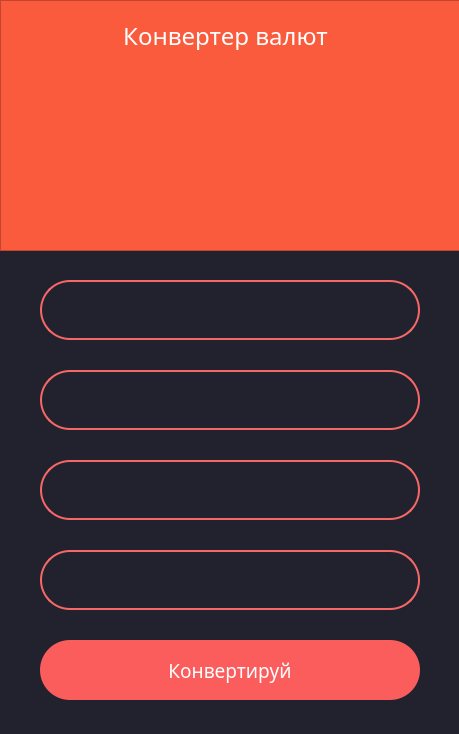
<?xml version="1.0" encoding="UTF-8"?>
<ui version="4.0">
 <class>MainWindow</class>
 <widget class="QMainWindow" name="MainWindow">
  <property name="geometry">
   <rect>
    <x>0</x>
    <y>0</y>
    <width>459</width>
    <height>734</height>
   </rect>
  </property>
  <property name="font">
   <font>
    <family>Impact</family>
    <pointsize>14</pointsize>
   </font>
  </property>
  <property name="windowTitle">
   <string>MainWindow</string>
  </property>
  <widget class="QWidget" name="centralwidget">
   <property name="styleSheet">
    <string notr="true">background-color: #22222e</string>
   </property>
   <widget class="QFrame" name="frame">
    <property name="geometry">
     <rect>
      <x>0</x>
      <y>0</y>
      <width>461</width>
      <height>251</height>
     </rect>
    </property>
    <property name="styleSheet">
     <string notr="true">background-color:#fb5b3d
</string>
    </property>
    <property name="frameShape">
     <enum>QFrame::StyledPanel</enum>
    </property>
    <property name="frameShadow">
     <enum>QFrame::Raised</enum>
    </property>
    <widget class="QLabel" name="label">
     <property name="geometry">
      <rect>
       <x>80</x>
       <y>10</y>
       <width>291</width>
       <height>51</height>
      </rect>
     </property>
     <property name="font">
      <font>
       <family>Impact</family>
       <pointsize>18</pointsize>
      </font>
     </property>
     <property name="styleSheet">
      <string notr="true">color: white
</string>
     </property>
     <property name="text">
      <string>Конвертер валют</string>
     </property>
     <property name="alignment">
      <set>Qt::AlignCenter</set>
     </property>
    </widget>
    <widget class="QLabel" name="label_2">
     <property name="geometry">
      <rect>
       <x>140</x>
       <y>50</y>
       <width>181</width>
       <height>191</height>
      </rect>
     </property>
     <property name="text">
      <string/>
     </property>
     <property name="pixmap">
      <pixmap>exchanging.png</pixmap>
     </property>
     <property name="alignment">
      <set>Qt::AlignCenter</set>
     </property>
    </widget>
   </widget>
   <widget class="QLineEdit" name="input_amount">
    <property name="geometry">
     <rect>
      <x>40</x>
      <y>280</y>
      <width>380</width>
      <height>60</height>
     </rect>
    </property>
    <property name="font">
     <font>
      <family>Impact</family>
      <pointsize>14</pointsize>
     </font>
    </property>
    <property name="styleSheet">
     <string notr="true">background-color: #22222e;
border: 2px solid #f66867;
border-radius: 30px;
color: white</string>
    </property>
    <property name="text">
     <string/>
    </property>
    <property name="alignment">
     <set>Qt::AlignCenter</set>
    </property>
   </widget>
   <widget class="QLineEdit" name="input_currency">
    <property name="geometry">
     <rect>
      <x>40</x>
      <y>370</y>
      <width>380</width>
      <height>60</height>
     </rect>
    </property>
    <property name="font">
     <font>
      <family>Impact</family>
      <pointsize>14</pointsize>
     </font>
    </property>
    <property name="styleSheet">
     <string notr="true">background-color: #22222e;
border: 2px solid #f66867;
border-radius: 30px;
color: white</string>
    </property>
    <property name="text">
     <string/>
    </property>
    <property name="alignment">
     <set>Qt::AlignCenter</set>
    </property>
   </widget>
   <widget class="QLineEdit" name="output_currency">
    <property name="geometry">
     <rect>
      <x>40</x>
      <y>460</y>
      <width>380</width>
      <height>60</height>
     </rect>
    </property>
    <property name="font">
     <font>
      <family>Impact</family>
      <pointsize>14</pointsize>
     </font>
    </property>
    <property name="styleSheet">
     <string notr="true">background-color: #22222e;
border: 2px solid #f66867;
border-radius: 30px;
color: white</string>
    </property>
    <property name="text">
     <string/>
    </property>
    <property name="alignment">
     <set>Qt::AlignCenter</set>
    </property>
   </widget>
   <widget class="QLineEdit" name="outpu_amount">
    <property name="geometry">
     <rect>
      <x>40</x>
      <y>550</y>
      <width>380</width>
      <height>60</height>
     </rect>
    </property>
    <property name="font">
     <font>
      <family>Impact</family>
      <pointsize>14</pointsize>
     </font>
    </property>
    <property name="styleSheet">
     <string notr="true">background-color: #22222e;
border: 2px solid #f66867;
border-radius: 30px;
color: white</string>
    </property>
    <property name="text">
     <string/>
    </property>
    <property name="alignment">
     <set>Qt::AlignCenter</set>
    </property>
   </widget>
   <widget class="QPushButton" name="pushButton">
    <property name="geometry">
     <rect>
      <x>40</x>
      <y>640</y>
      <width>380</width>
      <height>60</height>
     </rect>
    </property>
    <property name="font">
     <font>
      <family>Impact</family>
      <pointsize>14</pointsize>
     </font>
    </property>
    <property name="styleSheet">
     <string notr="true">QPushButton{
	color:white;
	background-color: #fb5d5d;
	border-radius: 30;
}

QPushButton.pressed {
	background-color: #fa4244
}</string>
    </property>
    <property name="text">
     <string>Конвертируй</string>
    </property>
   </widget>
  </widget>
 </widget>
 <resources/>
 <connections/>
</ui>
